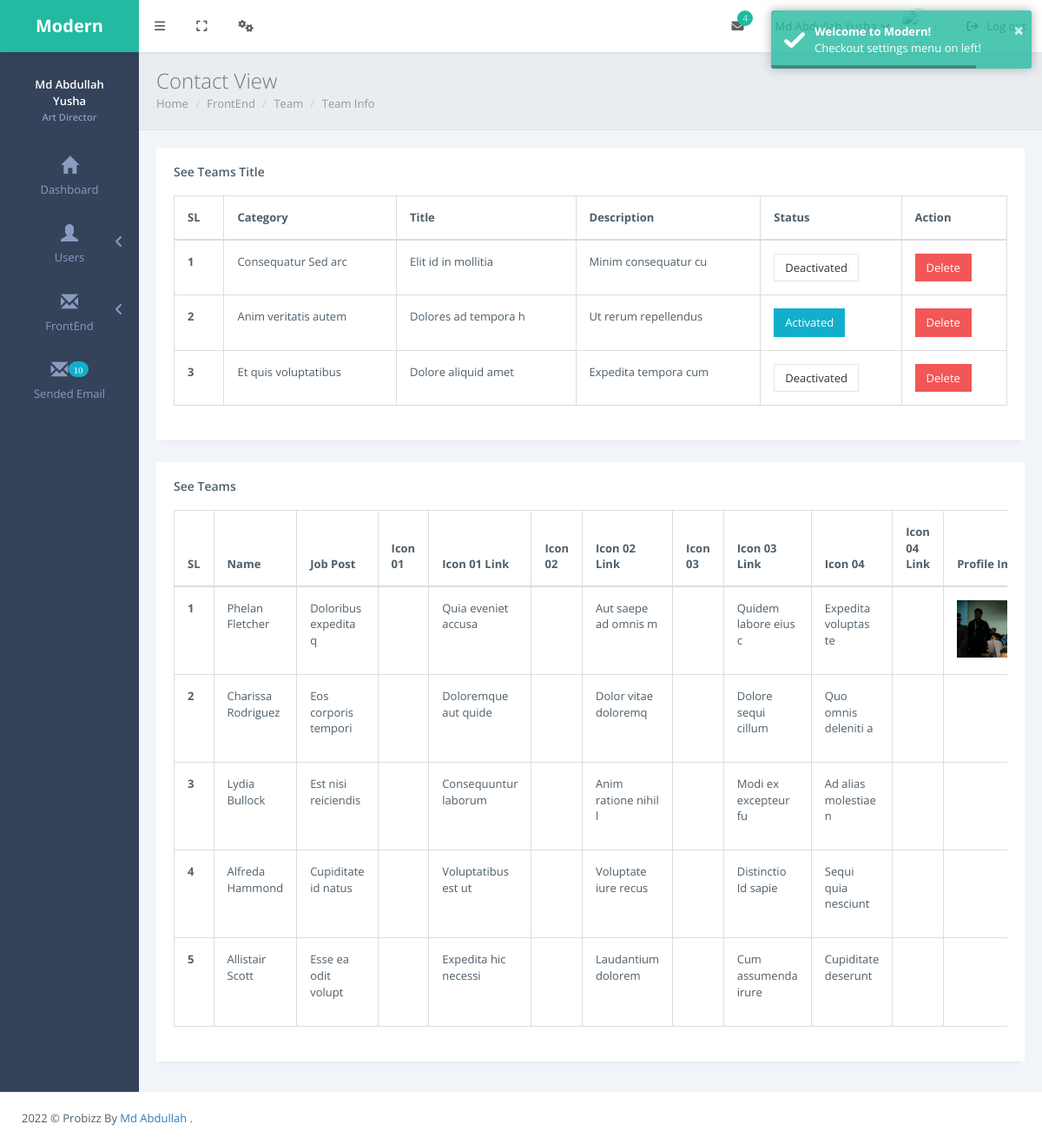
Screenshot of /admin/team/view_team.php (signed in) with the database file from the repository.
### tables this page shows
CREATE TABLE `users` (
  `id` int(11) NOT NULL,
  `name` varchar(60) NOT NULL,
  `email` varchar(60) NOT NULL,
  `password` varchar(60) NOT NULL,
  `profile_image` varchar(60) NOT NULL,
  `created_at` datetime NOT NULL
);

CREATE TABLE `teams_title` (
  `id` int(11) NOT NULL,
  `category` varchar(60) NOT NULL,
  `title` varchar(60) NOT NULL,
  `description` varchar(200) NOT NULL,
  `status` int(11) NOT NULL DEFAULT 0
);

CREATE TABLE `teams` (
  `id` int(11) NOT NULL,
  `name` varchar(60) NOT NULL,
  `job_post` varchar(60) NOT NULL,
  `icon_01` varchar(60) NOT NULL,
  `icon_01_link` varchar(200) NOT NULL,
  `icon_02` varchar(60) NOT NULL,
  `icon_02_link` varchar(200) NOT NULL,
  `icon_03` varchar(60) NOT NULL,
  `icon_03_link` varchar(200) NOT NULL,
  `icon_04` varchar(60) NOT NULL,
  `icon_04_link` varchar(200) NOT NULL,
  `profile_image` varchar(60) NOT NULL,
  `status` int(11) NOT NULL DEFAULT 0
);

### admin/team/view_team.php (the view, shortened to what this page needs)
<?php
    require '../db.php';
    require '../includes/header.php';
    require '../includes/sidemenu.php';
    $select_team = "SELECT * FROM teams";
    $select_team_result = mysqli_query($dbconnect, $select_team);
    $select_teams_title = "SELECT * FROM teams_title";
    $select_teams_title_result = mysqli_query($dbconnect, $select_teams_title);
?>
<div class="page-inner">
    <div class="page-title">
        <h3>Contact View</h3>
        <div class="page-breadcrumb">
            <ol class="breadcrumb">
                <li><a href="index.html">Home</a></li>
                <li><a href="#">FrontEnd</a></li>
                <li><a href="#">Team</a></li>
                <li class="active">Team Info</li>
            </ol>
        </div>
    </div>
    <div id="main-wrapper">
        <div class="row">
        <div class="col-md-12">
                <div class="panel panel-white">
                    <div class="panel-heading clearfix">
                        <h4 class="panel-title">See Teams Title</h4>
                    </div>
                    <div class="panel-body">
                        <div class="table-responsive">
                            <table class="table table-bordered">
                                <thead>
                                    <tr>
                                        <th>SL</th>
                                        <th>Category</th>
                                        <th>Title</th>
                                        <th>Description</th>
                                        <th>Status</th>
                                        <th>Action</th>
                                    </tr>
                                </thead>
                                <tbody>
                                <?php
                                    foreach($select_teams_title_result as $key => $teams_title) { ?>
                                    <tr>
                                        <th scope="row"><?= $key+1?></th>
                                        <td><?= $teams_title['category']?></td>
                                        <td><?= $teams_title['title']?></td>
                                        <td><?= $teams_title['description']?></td>
                                        <td>
                                            <?php if($teams_title['status'] == 0) {?>
                                            <a href="team_title_active.php?id=<?= $teams_title['id']?>" class="btn btn-default">Deactivated</a>
                                            <?php } else {?>
                                            <a href="team_title_active.php?id=<?= $teams_title['id']?>" class="btn btn-info">Activated</a>
                                            <?php } ?>
                                        </td>
                                        <td>
                                            <button id="team_title_delete.php?id=<?= $teams_title['id']?>" class="btn btn-danger delete_btn">Delete</button>
                                        </td>
                                    </tr>
                                    <?php } ?>
                                </tbody>
                            </table>
                        </div>
                    </div>
                </div>
            </div>
        <div class="col-md-12">
                <div class="panel panel-white">
                    <div class="panel-heading clearfix">
                        <h4 class="panel-title">See Teams</h4>
                    </div>
                    <div class="panel-body">
                        <div class="table-responsive">
                            <table class="table table-bordered">
                                <thead>
                                    <tr>
                                        <th>SL</th>
                                        <th>Name</th>
                                        <th>Job Post</th>
                                        <th>Icon 01</th>
                                        <th>Icon 01 Link</th>
                                        <th>Icon 02</th>
                                        <th>Icon 02 Link</th>
                                        <th>Icon 03</th>
                                        <th>Icon 03 Link</th>
                                        <th>Icon 04</th>
                                        <th>Icon 04 Link</th>
                                        <th>Profile Image</th>
                                    </tr>
                                </thead>
                                <tbody>
                                <?php
                                    foreach($select_team_result as $key => $team) { ?>
                                    <tr>
                                        <th scope="row"><?= $key+1?></th>
                                        <td><?= $team['name']?></td>
                                        <td><?= $team['job_post']?></td>
                                        <td><i class="<?= $team['icon_01']?>"></i></td>
                                        <td><?= $team['icon_01_link']?></td>
                                        <td><i class="<?= $team['icon_02']?>"></i></td>
                                        <td><?= $team['icon_02_link']?></td>
                                        <td><i class="<?= $team['icon_03']?>"></i></td>
                                        <td><?= $team['icon_03_link']?></td>
                                        <td><?= $team['icon_04']?></td>
                                        <td><i class="<?= $team['icon_04']?>"></i></td>
                                        <td><img src="/probiz/admin/uploads/teams/<?= $team['profile_image']?>" width="150" alt=""></td>
                                    </tr>
                                    <?php } ?>
                                </tbody>
                            </table>
                        </div>
                    </div>
                </div>
            </div>
        </div>
    </div>
</div>
<?php
    require '../includes/footer.php';
?>

### admin/includes/sidemenu.php (shortened to what this page needs)
<?php
    $id = $_SESSION['id'];
    $select_user = "SELECT * FROM users WHERE id= $id";
    $select_user_result = mysqli_query($dbconnect, $select_user);
    $after_assoc = mysqli_fetch_assoc($select_user_result);
    $select_message = "SELECT COUNT(*) as unreaded_email FROM newsletter_mail WHERE status = 0";
    $select_message_result = mysqli_query($dbconnect, $select_message);
    $after_assoc2 = mysqli_fetch_assoc($select_message_result);
?>
<main class="page-content content-wrap">
    <div class="navbar">
                <div class="navbar-inner">
                    <div class="logo-box">
                        <a href="/probiz/admin/admin.php" class="logo-text"><span>Modern</span></a>
                    </div>
                    <div class="topmenu-outer">
                        <div class="top-menu">
                            <ul class="nav navbar-nav navbar-left">
                                <li>
                                    <a href="javascript:void(0);" class="waves-effect waves-button waves-classic sidebar-toggle"><i class="fa fa-bars"></i></a>
                                </li>
                                <li>
                                    <a href="javascript:void(0);" class="waves-effect waves-button waves-classic toggle-fullscreen"><i class="fa fa-expand"></i></a>
                                </li>
                                <li class="dropdown">
                                    <a href="#" class="dropdown-toggle waves-effect waves-button waves-classic" data-toggle="dropdown">
                                        <i class="fa fa-cogs"></i>
                                    </a>
                                </li>
                            </ul>
                            <ul class="nav navbar-nav navbar-right">
                                <li class="dropdown">
                                    <a href="#" class="dropdown-toggle waves-effect waves-button waves-classic" data-toggle="dropdown"><i class="fa fa-envelope"></i><span class="badge badge-success pull-right">4</span></a>
                                </li>
                                <li class="dropdown">
                                    <a href="#" class="dropdown-toggle waves-effect waves-button waves-classic" data-toggle="dropdown">
                                        <span class="user-name"><?= $after_assoc['name']?><i class="fa fa-angle-down"></i></span>
                                    </a>
                                </li>
                                <li>
                                    <a href="/probiz/admin/logout.php" class="log-out waves-effect waves-button waves-classic">
                                        <span><i class="fa fa-sign-out m-r-xs"></i>Log out</span>
                                    </a>
                                </li>
                            </ul>
                        </div>
                    </div>
                </div>
            </div>
            <div class="page-sidebar sidebar">
                <div class="page-sidebar-inner slimscroll">
                    <div class="sidebar-header">
                        <div class="sidebar-profile">
                            <a href="javascript:void(0);" id="profile-menu-link">
                                <div class="sidebar-profile-details">
                                    <span><?= $after_assoc['name']?><br><small>Art Director</small></span>
                                </div>
                            </a>
                        </div>
                    </div>
                    <ul class="menu accordion-menu">
                        <li><a href="/probiz/admin/admin.php" class="waves-effect waves-button"><span class="menu-icon glyphicon glyphicon-home"></span><p>Dashboard</p></a></li>
                        <li class="droplink"><a href="#" class="waves-effect waves-button"><span class="menu-icon glyphicon glyphicon-user"></span><p>Users</p><span class="arrow"></span></a>
                        </li>
                        <li class="droplink"><a href="#" class="waves-effect waves-button"><span class="menu-icon glyphicon glyphicon-envelope"></span><p>FrontEnd</p><span class="arrow"></span></a>
                            </li>
                        </ul>
                        <li><a href="/probiz/admin/newsletter/view_mail.php" class="waves-effect waves-button"><span class="menu-icon glyphicon glyphicon-envelope"><span class="badge badge-info"><?= $after_assoc2['unreaded_email']?></span></span><p>Sended Email</p></a></li>
                </div>
            </div>

### admin/assets/css/themes/green.css (style rules this page uses)
.page-content { background: #34425A; }
.navbar .logo-box { background: #22baa0; }
.navbar .logo-box a { color: #fff; }
.sidebar { background: #34425A; }
.sidebar-header { background: #34425A; }
.sidebar-profile span small { color: #899dc1; }
.menu { background: #34425A; }
.menu.accordion-menu a { color: #899dc1; }

### rows the page displays
users: name "Md Abdullah Yusha"
teams_title: category "Consequatur Sed arc", title "Elit id in mollitia", description "Minim consequatur cu"
teams_title: category "Anim veritatis autem", title "Dolores ad tempora h", description "Ut rerum repellendus"
teams_title: category "Et quis voluptatibus", title "Dolore aliquid amet", description "Expedita tempora cum"
teams: name "Phelan Fletcher", job_post "Doloribus expedita q", icon_01_link "Quia eveniet accusa", icon_02_link "Aut saepe ad omnis m", icon_03_link "Quidem labore eius c", icon_04 "Expedita voluptas te", profile_image (picture)
teams: name "Charissa Rodriguez", job_post "Eos corporis tempori", icon_01_link "Doloremque aut quide", icon_02_link "Dolor vitae doloremq", icon_03_link "Dolore sequi cillum", icon_04 "Quo omnis deleniti a"
teams: name "Lydia Bullock", job_post "Est nisi reiciendis", icon_01_link "Consequuntur laborum", icon_02_link "Anim ratione nihil l", icon_03_link "Modi ex excepteur fu", icon_04 "Ad alias molestiae n"
teams: name "Alfreda Hammond", job_post "Cupiditate id natus", icon_01_link "Voluptatibus est ut", icon_02_link "Voluptate iure recus", icon_03_link "Distinctio Id sapie", icon_04 "Sequi quia nesciunt"
teams: name "Allistair Scott", job_post "Esse ea odit volupt", icon_01_link "Expedita hic necessi", icon_02_link "Laudantium dolorem", icon_03_link "Cum assumenda irure", icon_04 "Cupiditate deserunt"

### other values shown
$after_assoc2['unreaded_email'] "10"
